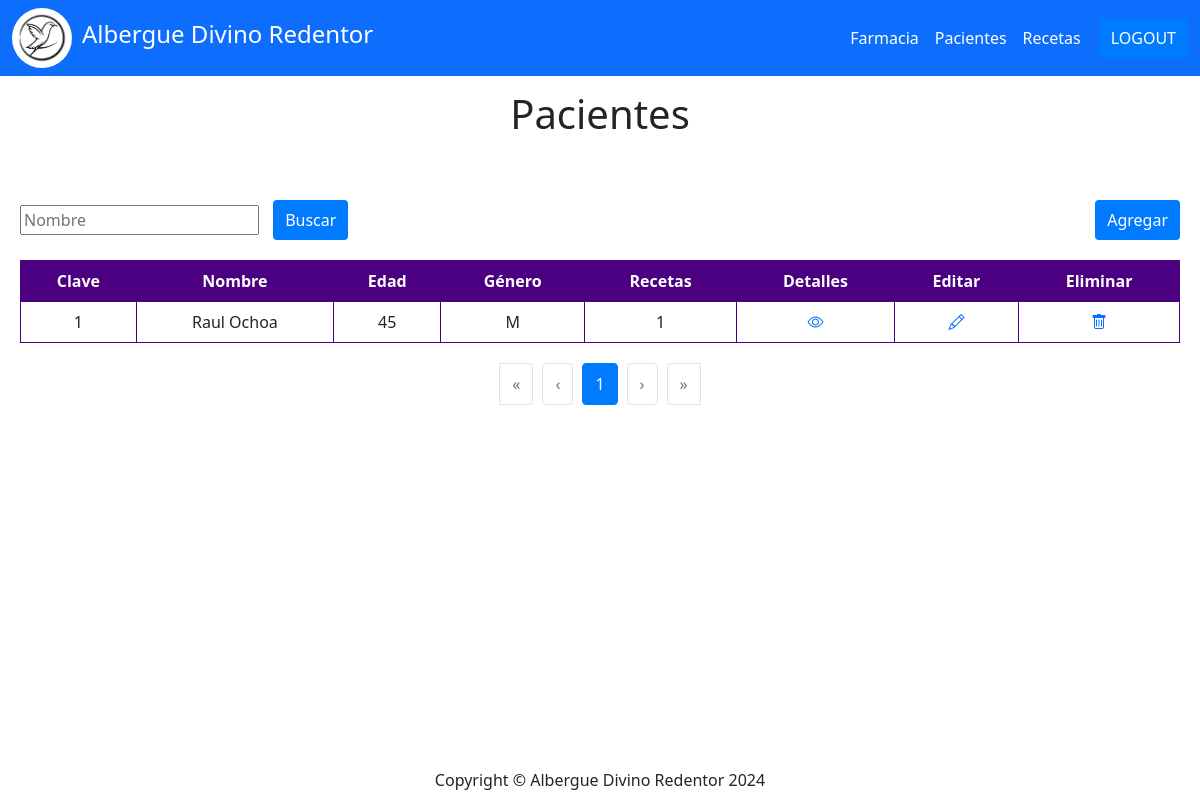
/pacientes/ (signed in), run on the app's committed database.
### paciente/models.py (models this page shows, shortened)
class Paciente(models.Model):
    id = models.AutoField(primary_key=True)
    nombrePaciente = models.TextField(verbose_name="Nombre")
    apellidoPaciente = models.TextField(verbose_name="Apellido", null=True, blank=True)
    edad = models.IntegerField(verbose_name="Edad")
    genero = models.IntegerField(
        null=False,
        blank=False,
        verbose_name="Genero",
        choices = genero_opcion,
        default=1)
    fotoPaciente = models.FileField(upload_to="fotoPaciente", blank=True, null=True, verbose_name="Fotografia")
    created = models.DateTimeField(auto_now_add=True)
    updated = models.DateTimeField(auto_now_add=True)
    class Meta:
        verbose_name = "Paciente"
        verbose_name_plural = "Pacientes"
        ordering = ["id"]

### paciente/views.py (the view)
# urls.py: path('pacientes/', paciente_views.pacientes, name="Pacientes"),
@login_required
def pacientes(request):
    isAdmin = utils.checkRol(request)
    query = request.GET.get('busqueda','')
    pacientes =  Paciente.objects.annotate(num_recetas=Count('receta')).only("id","nombrePaciente","apellidoPaciente","edad","genero")
    if query:
        pacientes = pacientes.filter(
            Q(nombrePaciente__icontains=query) |
            Q(apellidoPaciente__icontains=query) |
            Q(id__icontains=query)
        )
    paginacion = utils.paginar(pacientes, request)
    return render(request, "paciente/viewPaciente.html",{'pacientes':paginacion, 'query':query, 'isAdmin':isAdmin})

### utils/utils.py (called while the page is built)
def paginar(queryset, request, items_per_page=8):
    paginacion = Paginator(queryset, items_per_page)
    pagina = request.GET.get('page')
    try:
        objetos_paginados = paginacion.page(pagina)
    except PageNotAnInteger:
        objetos_paginados = paginacion.page(1)
    except EmptyPage:
        objetos_paginados = paginacion.page(paginacion.num_pages)
    return objetos_paginados

def checkRol(request):
    user = request.user
    if user.groups.filter(name='Admin').exists():
        return True
    else:
        return False

### paciente/templates/paciente/viewPaciente.html (shortened to what this page needs)
{% extends "home/base.html" %}
{% block contenido %}
<div class="text-center" style= "padding:10px">
    <h1>Pacientes </h1>
</div>
<container class="container-table">
    <div class="container-button">
        <div class="box">
            <form method="GET" action="{% url 'Pacientes' %}">
                <input type="search" name="busqueda" value="{{query}}" placeholder="Nombre">
                <button  type="submit" class="button-search">Buscar</button>
            </form>
        </div>
        {% if not isAdmin %}
        <button class="button-add" onclick="location.href='{% url 'RegistrarPac' %}'">Agregar</button>
        {% endif %}
    </div>
    <div class= "container-table">
<table class="table table-bordered border-purple text-center align-middle">
    <thead class= "table-purple">
        <tr class="text-white">
            <th>Clave</th>
            <th>Nombre</th>
            <th>Edad</th>
            <th>Género</th>
            <th>Recetas</th>
            <th>Detalles</th>
            {% if not isAdmin %}
            <th>Editar</th>
            <th>Eliminar</th>
            {% endif %}
        </tr>
    </thead>
    <tboody>
        {% for paciente in pacientes  %}
        <tr>
            <td>{{paciente.id}}</td>
            <td>{{paciente.nombrePaciente}} {{paciente.apellidoPaciente}}</td>
            <td>{{paciente.edad}}</td>
            <td>{{paciente.get_genero_display}}</td>
            <td>{{paciente.num_recetas}}</td>
            <td><a href="{% url 'infoPaciente' paciente.id%}"><i class = "bi bi-eye"></a></i></td>
            {% if not isAdmin %}
            <td><a href="{% url 'Editar' paciente.id%}"><i class="bi bi-pencil"></i></td>
            <td><a href="#" data-bs-toggle="modal" data-bs-target="#deleteModal{{ paciente.id }}">
                <i class="bi bi-trash"></i>
            </a></td>
            {% endif %}
        </tr>
        {% endfor %}
    </tboody>
</table>
</div>
<div class="pagination-container">
    <ul class="pagination-list">
        {% if pacientes.has_previous %}
            <li class="page-item">
                <a class="page-link" href="?page=1{% if query %}&q={{ query }}{% endif %}">&laquo;</a>
            </li>
            <li class="page-item">
                <a class="page-link" href="?page={{ pacientes.previous_page_number }}{% if query %}&q={{ query }}{% endif %}">&lsaquo;</a>
            </li>
        {% else %}
            <li class="page-item disabled">
                <span class="page-link">&laquo;</span>
            </li>
            <li class="page-item disabled">
                <span class="page-link">&lsaquo;</span>
            </li>
        {% endif %}
        {% for num in pacientes.paginator.page_range %}
            {% if pacientes.number == num %}
                <li class="page-item active">
                    <span class="page-link">{{ num }}</span>
                </li>
            {% elif num > pacientes.number|add:-3 and num < pacientes.number|add:3 %}
                <li class="page-item">
                    <a class="page-link" href="?page={{ num }}{% if query %}&q={{ query }}{% endif %}">{{ num }}</a>
                </li>
            {% endif %}
        {% endfor %}
        {% if pacientes.has_next %}
            <li class="page-item">
                <a class="page-link" href="?page={{ pacientes.next_page_number }}{% if query %}&q={{ query }}{% endif %}">&rsaquo;</a>
            </li>
        {% else %}
            <li class="page-item disabled">
                <span class="page-link">&rsaquo;</span>
            </li>
            <li class="page-item disabled">
                <span class="page-link">&raquo;</span>
            </li>
        {% endif %}
    </ul>
</div>
</container>
{% endblock  %}

### data on the page
Paciente: id "1", nombrePaciente "Raul", apellidoPaciente "Ochoa", edad "45", genero "M", num_recetas "1"

### other printed values
{{ num }} "1"
